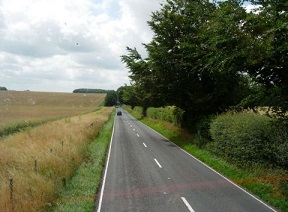
//> input picture 第七章/用 Canny 算子检测图像轮廓/用 Canny 算子检测图像轮廓/road.jpg, 288 x 212 px
$ ./用_Canny_算子检测图像轮廓   (built with g++ and OpenCV 4)
//> lines starting //> are read from the running program, lines starting //| are printed output that depends on the picture
### 第七章/用 Canny 算子检测图像轮廓/用 Canny 算子检测图像轮廓/edgedetector.h
#pragma once

#if !defined SOBELEDGES
#define SOBELEDGES

#define PI 3.1415926

#include <opencv2/core/core.hpp>
#include <opencv2/imgproc/imgproc.hpp>

class EdgeDetector {

private:

	cv::Mat img;

	// 16-bit signed int image
	cv::Mat sobel;

	// Aperture size of the Sobel kernel
	int aperture;

	// Sobel magnitude
	cv::Mat sobelMagnitude;

	// Sobel orientation
	cv::Mat sobelOrientation;

public:

	EdgeDetector() : aperture(3) {}

	// Set the aperture size of the kernel
	// [10 lines left out: functions setAperture, getAperture, not called in this run]

	// Compute the Sobel
	void computeSobel(const cv::Mat& image) {

		cv::Mat sobelX;
		cv::Mat sobelY;

		// Compute Sobel
		cv::Sobel(image, sobelX, CV_32F, 1, 0, aperture);
		cv::Sobel(image, sobelY, CV_32F, 0, 1, aperture);

		// Compute magnitude and orientation
		cv::cartToPolar(sobelX, sobelY, sobelMagnitude, sobelOrientation);
	}

	// Compute the Sobel
	// [21 lines left out: functions computeSobel, getMagnitude, getOrientation, not called in this run]

	// Get a thresholded binary map
	cv::Mat getBinaryMap(double threshold) {

		cv::Mat bin;
		cv::threshold(sobelMagnitude, bin, threshold, 255, cv::THRESH_BINARY_INV);

		return bin;
	}

	// Get a CV_8U image of the Sobel
	// [10 lines left out: function getSobelImage, not called in this run]

	// Get a CV_8U image of the Sobel orientation
	// 1 gray-level = 2 degrees
	cv::Mat getSobelOrientationImage() {

		cv::Mat bin;

		sobelOrientation.convertTo(bin, CV_8U, 90 / PI);

		return bin;
	}

};


#endif

### 第七章/用 Canny 算子检测图像轮廓/用 Canny 算子检测图像轮廓/用 Canny 算子检测图像轮廓.cpp
// 用 Canny 算子检测图像轮廓.cpp : 此文件包含 "main" 函数。程序执行将在此处开始并结束。
//

#include <iostream>
#include <opencv2/core.hpp>
#include <opencv2/highgui.hpp>
#include <opencv2/imgproc.hpp>
#include "edgedetector.h"


int main()
{
	cv::Mat road = cv::imread("road.jpg",cv::IMREAD_GRAYSCALE);
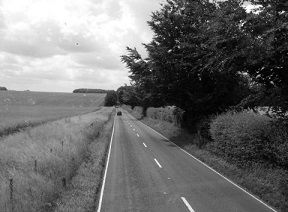
//> road: 212 rows x 288 cols, CV_8UC1; min 0, max 255, mean 110.5
	cv::imshow("Original road", road);

#pragma region sobel测试轮廓

	// Compute Sobel
	EdgeDetector ed;
	ed.computeSobel(road);
//> in computeSobel, `cv::Sobel(image, sobelX, CV_32F, 1, 0, aperture);`:
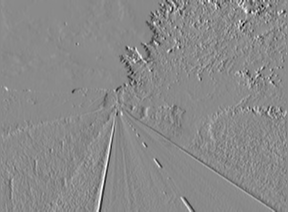
//> sobelX: 212 rows x 288 cols, CV_32FC1; min -772, max 651, mean -3.6; drawn with min black and max white
//> in computeSobel, `cv::Sobel(image, sobelY, CV_32F, 0, 1, aperture);`:
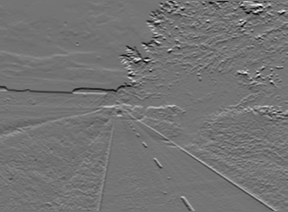
//> sobelY: 212 rows x 288 cols, CV_32FC1; min -691, max 821, mean -3; drawn with min black and max white
//> in computeSobel, `cv::cartToPolar(sobelX, sobelY, sobelMagnitude, sobelOrientation);`:
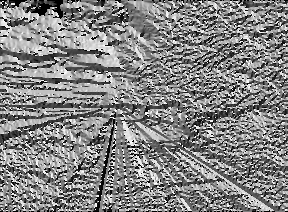
//> sobelOrientation: 212 rows x 288 cols, CV_32FC1; min 0, max 6.28, mean 3.26; drawn with min black and max white

	// Display the Sobel orientation
	cv::namedWindow("Sobel (orientation)");
	cv::imshow("Sobel (orientation)", ed.getSobelOrientationImage());
	cv::imwrite("ori.bmp", ed.getSobelOrientationImage());

	// Display the Sobel low threshold
	cv::namedWindow("Sobel (low threshold)");
	cv::imshow("Sobel (low threshold)", ed.getBinaryMap(125));
//> in getBinaryMap, `cv::threshold(sobelMagnitude, bin, threshold, 255, cv::THRESH_BINARY_I..`:
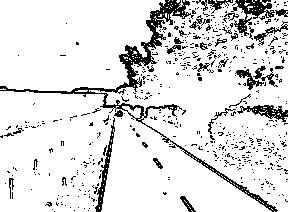
//> bin: 212 rows x 288 cols, CV_32FC1; 87.6% white; black in thin lines or dots

	// Display the Sobel high threshold
	cv::namedWindow("Sobel (high threshold)");
	cv::imshow("Sobel (high threshold)", ed.getBinaryMap(350));
//> call 2 of getBinaryMap, with threshold = 350
//> in getBinaryMap (call 2), `cv::threshold(sobelMagnitude, bin, threshold, 255, cv::THRESH_BINARY_I..`:
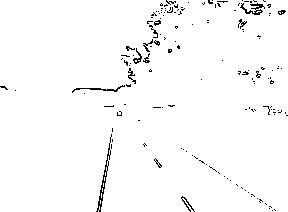
//> bin: 212 rows x 288 cols, CV_32FC1; 97.8% white; black in thin lines or dots

#pragma endregion

#pragma region canny
	/*它的核心理念是用两个不同的阈值来判断哪个点属于轮廓，一个是低阈值，一个是高阈值。*/
	/*具体做法是在低阈值边缘分布图上只保留具有连续路径的边缘点，同时把那些边缘点连接到属于高阈值边缘分布图的边缘上。*/

	cv::Mat contours;
	cv::Canny(road, // 灰度图像
		contours, // 输出轮廓
		125, // 低阈值
		350); // 高阈值
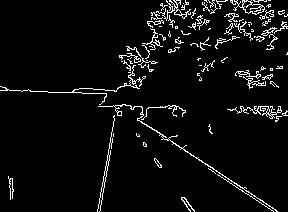
//> contours: 212 rows x 288 cols, CV_8UC1; 5.2% white in thin lines or dots

	cv::imshow("canny", 255 - contours);

	cv::waitKey();
#pragma endregion

		cv::waitKey();

		return 0;
}

// 运行程序: Ctrl + F5 或调试 >“开始执行(不调试)”菜单
// 调试程序: F5 或调试 >“开始调试”菜单

// 入门使用技巧:
//   1. 使用解决方案资源管理器窗口添加/管理文件
//   2. 使用团队资源管理器窗口连接到源代码管理
//   3. 使用输出窗口查看生成输出和其他消息
//   4. 使用错误列表窗口查看错误
//   5. 转到“项目”>“添加新项”以创建新的代码文件，或转到“项目”>“添加现有项”以将现有代码文件添加到项目
//   6. 将来，若要再次打开此项目，请转到“文件”>“打开”>“项目”并选择 .sln 文件
